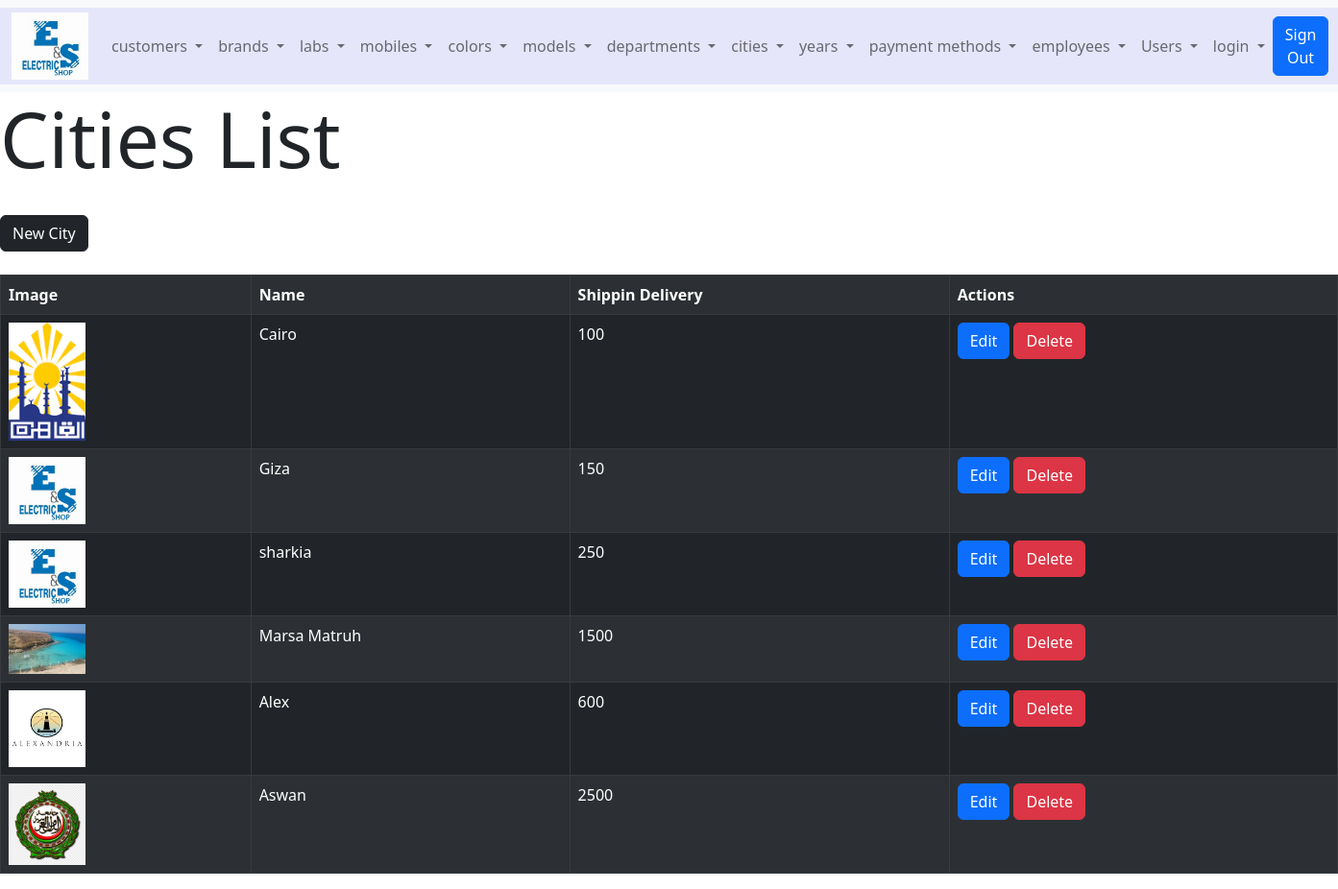
The app's page /cities_list.php (signed in) with its own data.
### tables this page shows
CREATE TABLE IF NOT EXISTS `cities` (
  `id` int(11) NOT NULL AUTO_INCREMENT,
  `image` varchar(255) NOT NULL DEFAULT 'default.png',
  `name` varchar(20) NOT NULL,
  `shippindelivery` int(11) NOT NULL,
  `active` tinyint(4) NOT NULL DEFAULT '1',
  PRIMARY KEY (`id`)
);

### functions/cities_functions.php (called while the page is built, shortened)
<?php
function cities_list($status="active"){
  global $conn;
  if($status=="active"){
   $sql = "SELECT * FROM cities WHERE active =1";
  }
  elseif ($status=="deleted") {
   $sql = "SELECT * FROM cities WHERE active =0";
  }
  $data = mysqli_query($conn,$sql);
  return $data;
}
 ?>

### cities_list.php (the view, shortened to what this page needs)
<?php
$data=cities_list();
 ?>
<!DOCTYPE html>
<html lang="en" dir="ltr">
  <head>
    <?php include 'style.php'; ?>
  </head>
  <body>
    <?php include 'navbar.php';?>
        <h1 class="display-1">Cities List</h1>
        <a class="btn btn-dark mt-4 mb-4" href="cities_new.php">New City</a>
        <table class="table table-dark table-bordered table-striped">
          <tr>
          <td><b>Image</b></td>
          <td><b>Name</b></td>
          <td><b>Shippin Delivery</b></td>
          <td><b>Actions</b></td>
          </tr>
<?php while ($city=mysqli_fetch_assoc($data)) {?>
      <tr>
        <td><img class="city-logo" src="img/cities/<?php echo $city["image"]; ?>"></td>
        <td><?php echo $city["name"]; ?></td>
        <td><?php echo $city["shippindelivery"]; ?></td>
        <td>
          <a class="btn btn-primary" href="cities_edit.php?id=<?php echo $city["id"];?>">Edit</a>
          <a class="btn btn-danger" href="cities_list.php?id=<?php echo $city["id"];?>&action=delete">Delete</a>
        </td>
      </tr>
<?php } ?>
    </table>
  </body>
</html>

### css/styles.css (style rules this page uses)
.city-logo { width: 80px; }

### records on screen
cities: image (picture), name "Cairo", shippindelivery "100"
cities: image (placeholder picture), name "Giza", shippindelivery "150"
cities: image (placeholder picture), name "sharkia", shippindelivery "250"
cities: image (picture), name "Marsa Matruh", shippindelivery "1500"
cities: image (picture), name "Alex", shippindelivery "600"
cities: image (picture), name "Aswan", shippindelivery "2500"
